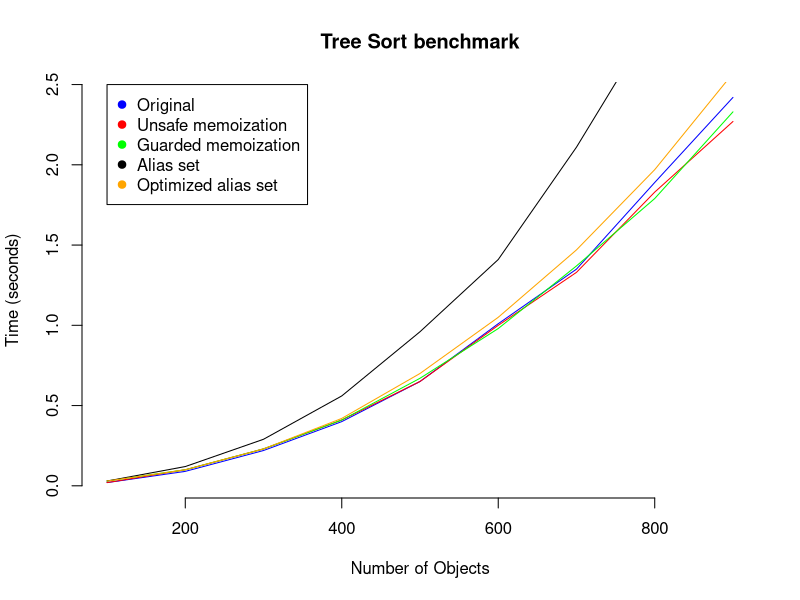
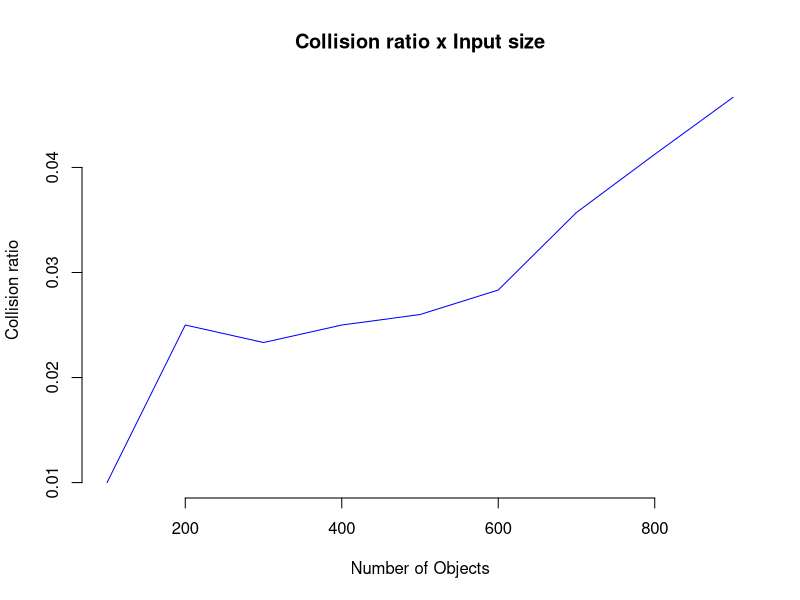

These charts were generated, in order, by the following R code:
f1 <- read.csv(file = "csv/original.csv")
f2 <- read.csv(file = "csv/unsafe-memo.csv")
f3 <- read.csv(file = "csv/guarded.csv")
f4 <- read.csv(file = "csv/alias-set.csv")
f5 <- read.csv(file = "csv/collisions.csv")
f6 <- read.csv(file = "csv/alias-set-opt.csv")

plot(f1$n, f1$time, main = "Tree Sort benchmark", xlab = "Number of Objects", ylab = "Time (seconds)", type = "l", frame = FALSE, col = "blue")
lines(f2$n, f2$time, col = "red", type = "l")
lines(f3$n, f3$time, col = "green", type = "l")
lines(f4$n, f4$time, col = "black", type = "l")
lines(f6$n, f6$time, col = "orange", type = "l")

legend(100, 2.5,
	legend=c("Original", "Unsafe memoization", "Guarded memoization", "Alias set", "Optimized alias set"),
	pch=c(19, 19, 19, 19, 19),
	col=c("blue", "red", "green", "black", "orange"))


plot(f1$n, f5$collisions / f1$n, main = "Collision ratio x Input size", xlab = "Number of Objects", ylab = "Collision ratio", type = "l", frame = FALSE, col = "blue")
